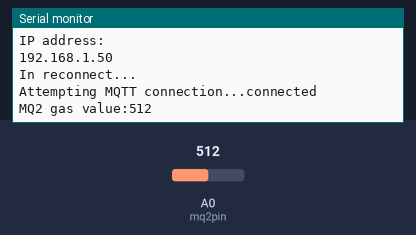
A sketch run on a simulated ESP8266 (NodeMCU). Shown: the last lines printed to the serial monitor. The test bench sets the inputs (shaded band); at power-on: A0 (mq2pin) = 512. WiFi joins after 1.5 s; servers stay silent unless stated; no MQTT or app messages arrive unless stated.

Above: at 2.7 s.
2.8 s: A0 (mq2pin) set to 716
At 7.0 s:
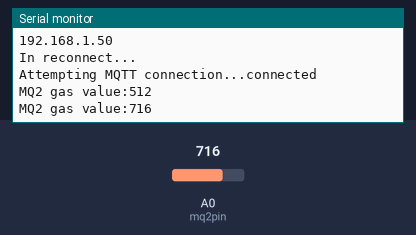
8.8 s: A0 (mq2pin) set to 900
At 12.0 s:
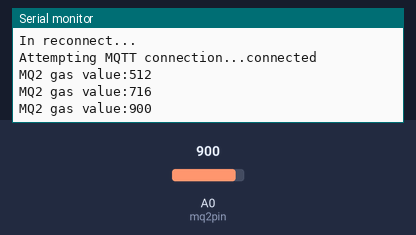
Timing chart, 0 to 13.5 s (numbered marks = the images above; inputs shaded):
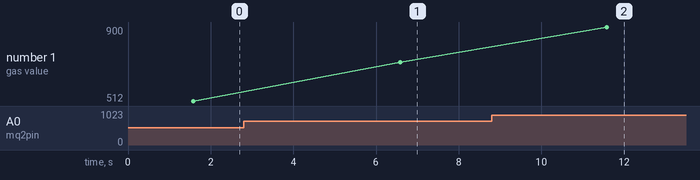

Measured:
- after the input at 2.8 s, the serial monitor: prints a new line after 3.8 s (image 1)
- after the input at 8.8 s, the serial monitor: prints a new line after 2.8 s (image 2)
- plotted number 1: 512 → 716 after the input at 2.8 s, 716 → 900 after the input at 8.8 s

The sketch:

sketch_mq2Sensor.ino
```cpp
#include <ESP8266WiFi.h>
#include <PubSubClient.h>

// Update these with values suitable for your network.
const char* ssid = "Modem 4G Wi-Fi_E417";
const char* password = "64133236";
const char* mqtt_server = "192.168.1.163";
const char* mqtt_user = "guest";
const char* mqtt_pass= "guest";

const int mq2pin = A0; //the MQ2 analog input pin

WiFiClient espClient;
PubSubClient client(espClient);

void setup_wifi() {
  // Connecting to a WiFi network
  WiFi.begin(ssid, password);
  while (WiFi.status() != WL_CONNECTED) {
    delay(500);
    Serial.print(".");
  }
  Serial.println("WiFi connected");
  Serial.println("IP address: ");
  Serial.println(WiFi.localIP());
}

void reconnect() {
  // Loop until we're reconnected
  Serial.println("In reconnect...");
  while (!client.connected()) {
    Serial.print("Attempting MQTT connection...");
    // Attempt to connect
    if (client.connect("Arduino_Gas", mqtt_user, mqtt_pass)) {
      Serial.println("connected");
    } else {
      Serial.print("failed, rc=");
      Serial.print(client.state());
      Serial.println(" try again in 5 seconds");
      delay(5000);
    }
  }
}

void setup() {
  Serial.begin(9600);
  setup_wifi();
  client.setServer(mqtt_server, 1883);
}

void loop() {
  char msg[8];
  if (!client.connected()) {
    reconnect();
  }

  sprintf(msg,"%i",analogRead(mq2pin));
  client.publish("iot/sensors/mq2", msg);
  Serial.print("MQ2 gas value:");
  Serial.println(msg);

  delay(5000);
}
```
